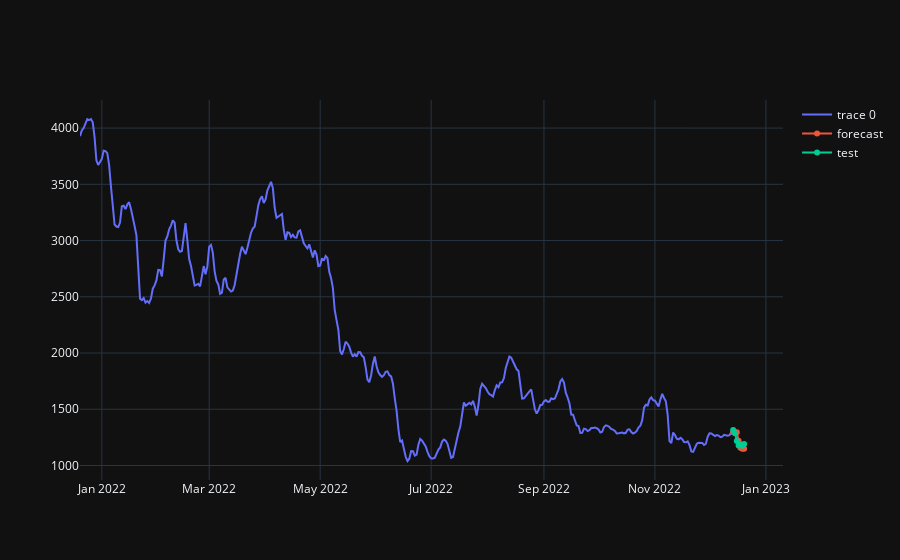

Notebook code cell kept with this figure:
### Code cell
train.target_value = np.expm1(train.target_value)
forecast = np.expm1(forecast)
test_values = np.expm1(test_values)
show_forecast_test_plot(time, train.target_value, forecast, test_values)

### Figure 1 — Plotly figure (JSON) as saved in the notebook; plotly's stock layout.template omitted (floating-point values rounded to 4 significant figures; data arrays with more than 128 entries replaced by an {"elided": "..."} marker saying what was removed)
{"data": [{"x": {"elided": "359 str values"}, "y": {"elided": "359 float values"}, "type": "scatter"}, {"name": "forecast", "x": ["2022-12-14T00:00:00", "2022-12-15T00:00:00", "2022-12-16T00:00:00", "2022-12-17T00:00:00", "2022-12-18T00:00:00", "2022-12-19T00:00:00", "2022-12-20T00:00:00"], "y": [1295.0, 1295.0, 1295.0, 1220.0, 1157.0, 1150.0, 1149.0], "type": "scatter"}, {"name": "test", "x": ["2022-12-14T00:00:00", "2022-12-15T00:00:00", "2022-12-16T00:00:00", "2022-12-17T00:00:00", "2022-12-18T00:00:00", "2022-12-19T00:00:00", "2022-12-20T00:00:00"], "y": [1315.0, 1288.0, 1217.0, 1178.0, 1186.0, 1176.0, 1190.0], "type": "scatter"}], "layout": {}}
